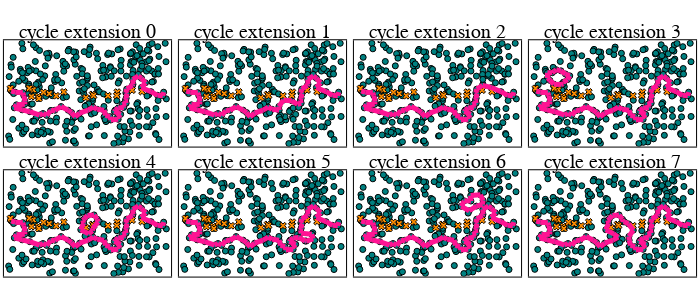

The notebook cell this image was saved under:
### Code cell
# plot 8 of the cycle extensions at selected parameter
ms = 3

p_objects = []
for i=0:7
    p = plot_cycle_square_torus(P, Q, cycle = CE_param[i], cycle_loc = "P", title = "cycle extension "*string(i),
                                P_markersize = 3, Q_markersize = 3; legend = false)

    push!(p_objects,p)
end

plot(p_objects..., layout = grid(2, 4), size = (700, 300))
